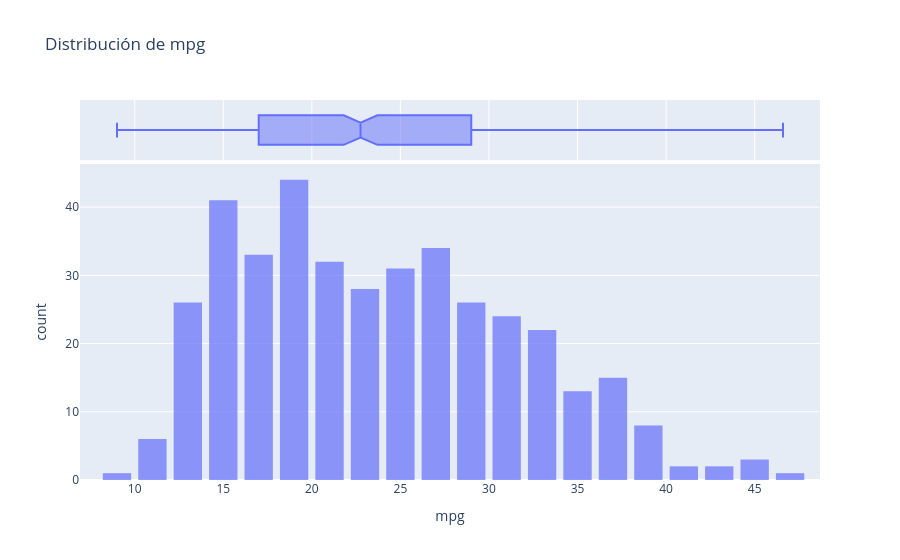
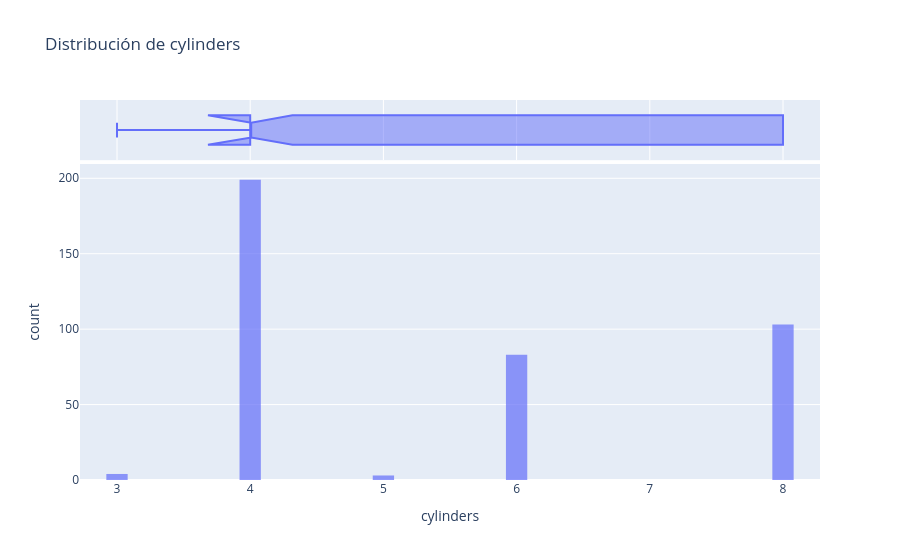
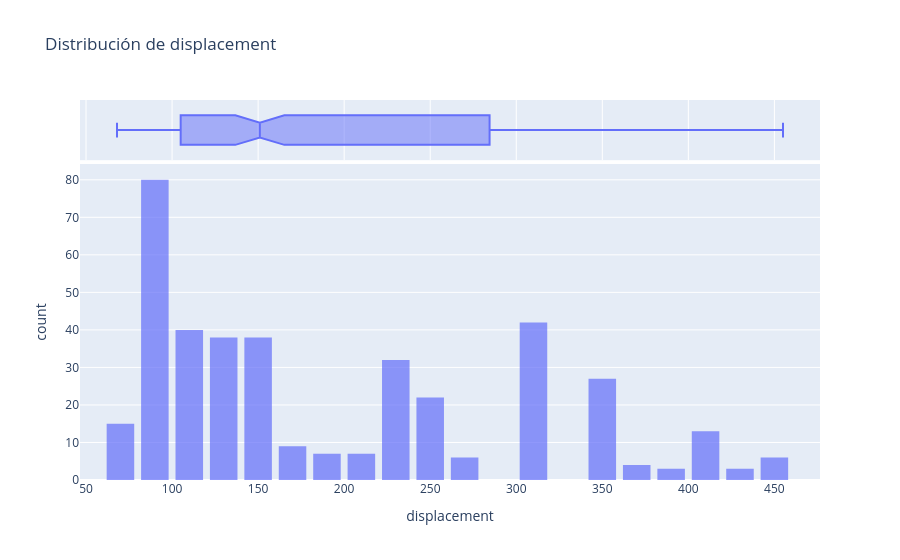
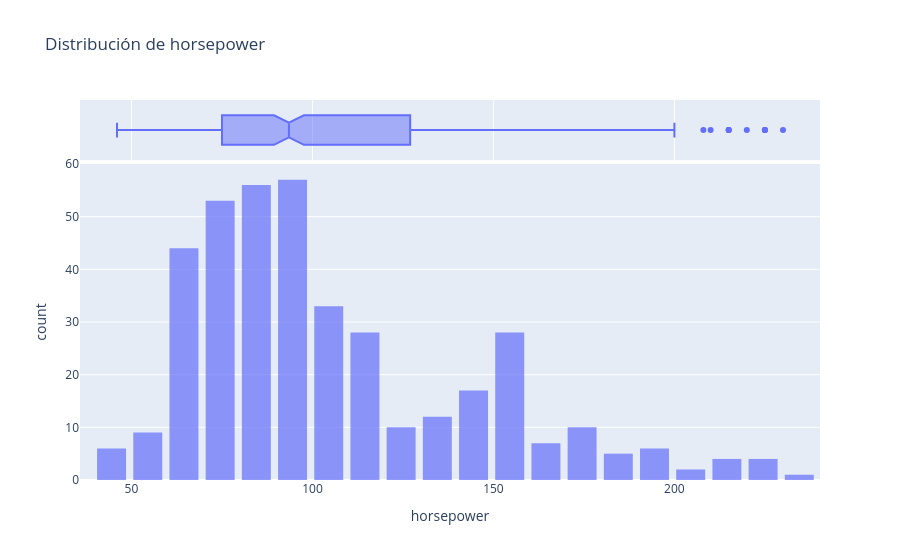

Write notebook code for charts like these, in order.
### Markdown cell above
### Distribuciones Numéricas

### Code cell
# Visualización de distribuciones para variables numéricas
numerical_vars = [
    'mpg',
    'cylinders',
    'displacement',
    'horsepower',
    'weight',
    'acceleration',
    'model_year'
]

plot_distributions(df, numerical_vars)

### Figure 1 — Plotly figure (JSON) as saved in the notebook; plotly's stock layout.template omitted (floating-point values rounded to 4 significant figures; data arrays with more than 128 entries replaced by an {"elided": "..."} marker saying what was removed)
{"data": [{"bingroup": "x", "hovertemplate": "mpg=%{x}<br>count=%{y}<extra></extra>", "legendgroup": "", "marker": {"color": "#636efa", "opacity": 0.7, "pattern": {"shape": ""}}, "name": "", "nbinsx": 30, "orientation": "v", "showlegend": false, "type": "histogram", "x": {"elided": "392 float values"}, "xaxis": "x", "yaxis": "y"}, {"hovertemplate": "mpg=%{x}<extra></extra>", "legendgroup": "", "marker": {"color": "#636efa"}, "name": "", "notched": true, "showlegend": false, "type": "box", "x": {"elided": "392 float values"}, "xaxis": "x2", "yaxis": "y2"}], "layout": {"bargap": 0.2, "barmode": "relative", "legend": {"tracegroupgap": 0}, "title": {"text": "Distribución de mpg"}, "xaxis": {"anchor": "y", "domain": [0.0, 1.0], "title": {"text": "mpg"}}, "xaxis2": {"anchor": "y2", "domain": [0.0, 1.0], "matches": "x", "showgrid": true, "showticklabels": false}, "yaxis": {"anchor": "x", "domain": [0.0, 0.8316], "title": {"text": "count"}}, "yaxis2": {"anchor": "x2", "domain": [0.8416, 1.0], "matches": "y2", "showgrid": false, "showline": false, "showticklabels": false, "ticks": ""}}}

### Figure 2 — Plotly figure (JSON) as saved in the notebook; plotly's stock layout.template omitted (floating-point values rounded to 4 significant figures; data arrays with more than 128 entries replaced by an {"elided": "..."} marker saying what was removed)
{"data": [{"bingroup": "x", "hovertemplate": "cylinders=%{x}<br>count=%{y}<extra></extra>", "legendgroup": "", "marker": {"color": "#636efa", "opacity": 0.7, "pattern": {"shape": ""}}, "name": "", "nbinsx": 30, "orientation": "v", "showlegend": false, "type": "histogram", "x": {"elided": "392 int values"}, "xaxis": "x", "yaxis": "y"}, {"hovertemplate": "cylinders=%{x}<extra></extra>", "legendgroup": "", "marker": {"color": "#636efa"}, "name": "", "notched": true, "showlegend": false, "type": "box", "x": {"elided": "392 int values"}, "xaxis": "x2", "yaxis": "y2"}], "layout": {"bargap": 0.2, "barmode": "relative", "legend": {"tracegroupgap": 0}, "title": {"text": "Distribución de cylinders"}, "xaxis": {"anchor": "y", "domain": [0.0, 1.0], "title": {"text": "cylinders"}}, "xaxis2": {"anchor": "y2", "domain": [0.0, 1.0], "matches": "x", "showgrid": true, "showticklabels": false}, "yaxis": {"anchor": "x", "domain": [0.0, 0.8316], "title": {"text": "count"}}, "yaxis2": {"anchor": "x2", "domain": [0.8416, 1.0], "matches": "y2", "showgrid": false, "showline": false, "showticklabels": false, "ticks": ""}}}

### Figure 3 — Plotly figure (JSON) as saved in the notebook; plotly's stock layout.template omitted (floating-point values rounded to 4 significant figures; data arrays with more than 128 entries replaced by an {"elided": "..."} marker saying what was removed)
{"data": [{"bingroup": "x", "hovertemplate": "displacement=%{x}<br>count=%{y}<extra></extra>", "legendgroup": "", "marker": {"color": "#636efa", "opacity": 0.7, "pattern": {"shape": ""}}, "name": "", "nbinsx": 30, "orientation": "v", "showlegend": false, "type": "histogram", "x": {"elided": "392 float values"}, "xaxis": "x", "yaxis": "y"}, {"hovertemplate": "displacement=%{x}<extra></extra>", "legendgroup": "", "marker": {"color": "#636efa"}, "name": "", "notched": true, "showlegend": false, "type": "box", "x": {"elided": "392 float values"}, "xaxis": "x2", "yaxis": "y2"}], "layout": {"bargap": 0.2, "barmode": "relative", "legend": {"tracegroupgap": 0}, "title": {"text": "Distribución de displacement"}, "xaxis": {"anchor": "y", "domain": [0.0, 1.0], "title": {"text": "displacement"}}, "xaxis2": {"anchor": "y2", "domain": [0.0, 1.0], "matches": "x", "showgrid": true, "showticklabels": false}, "yaxis": {"anchor": "x", "domain": [0.0, 0.8316], "title": {"text": "count"}}, "yaxis2": {"anchor": "x2", "domain": [0.8416, 1.0], "matches": "y2", "showgrid": false, "showline": false, "showticklabels": false, "ticks": ""}}}

### Figure 4 — Plotly figure (JSON) as saved in the notebook; plotly's stock layout.template omitted (floating-point values rounded to 4 significant figures; data arrays with more than 128 entries replaced by an {"elided": "..."} marker saying what was removed)
{"data": [{"bingroup": "x", "hovertemplate": "horsepower=%{x}<br>count=%{y}<extra></extra>", "legendgroup": "", "marker": {"color": "#636efa", "opacity": 0.7, "pattern": {"shape": ""}}, "name": "", "nbinsx": 30, "orientation": "v", "showlegend": false, "type": "histogram", "x": {"elided": "392 float values"}, "xaxis": "x", "yaxis": "y"}, {"hovertemplate": "horsepower=%{x}<extra></extra>", "legendgroup": "", "marker": {"color": "#636efa"}, "name": "", "notched": true, "showlegend": false, "type": "box", "x": {"elided": "392 float values"}, "xaxis": "x2", "yaxis": "y2"}], "layout": {"bargap": 0.2, "barmode": "relative", "legend": {"tracegroupgap": 0}, "title": {"text": "Distribución de horsepower"}, "xaxis": {"anchor": "y", "domain": [0.0, 1.0], "title": {"text": "horsepower"}}, "xaxis2": {"anchor": "y2", "domain": [0.0, 1.0], "matches": "x", "showgrid": true, "showticklabels": false}, "yaxis": {"anchor": "x", "domain": [0.0, 0.8316], "title": {"text": "count"}}, "yaxis2": {"anchor": "x2", "domain": [0.8416, 1.0], "matches": "y2", "showgrid": false, "showline": false, "showticklabels": false, "ticks": ""}}}
